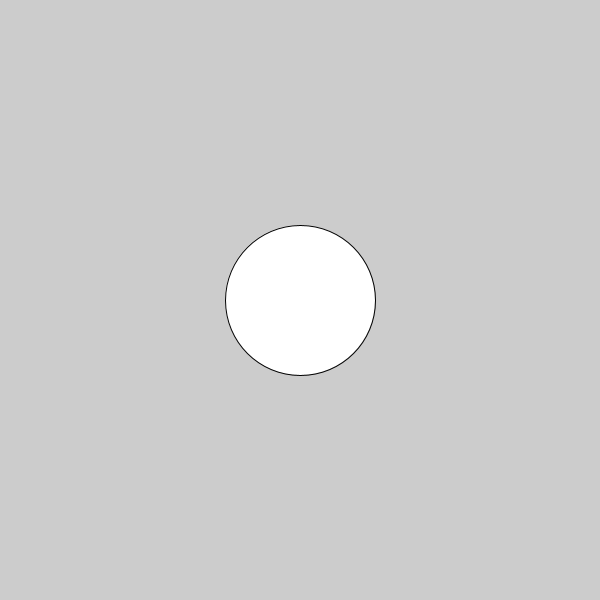
Frame 1 (no input)
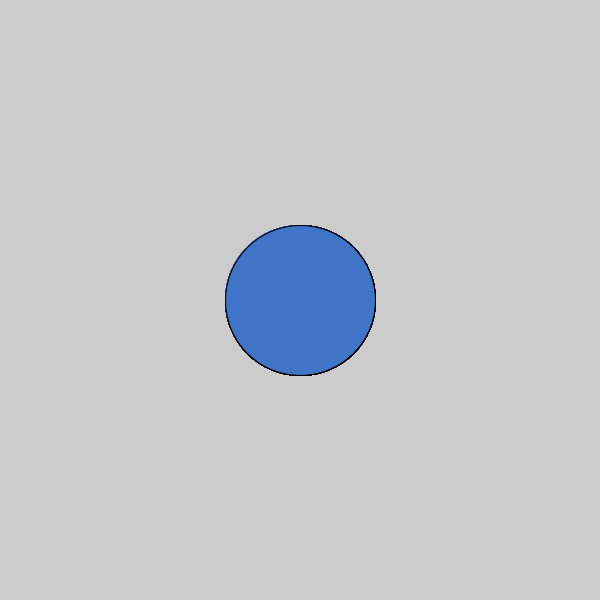
Frame 60 (the mouse pressed at the canvas centre just before this capture)
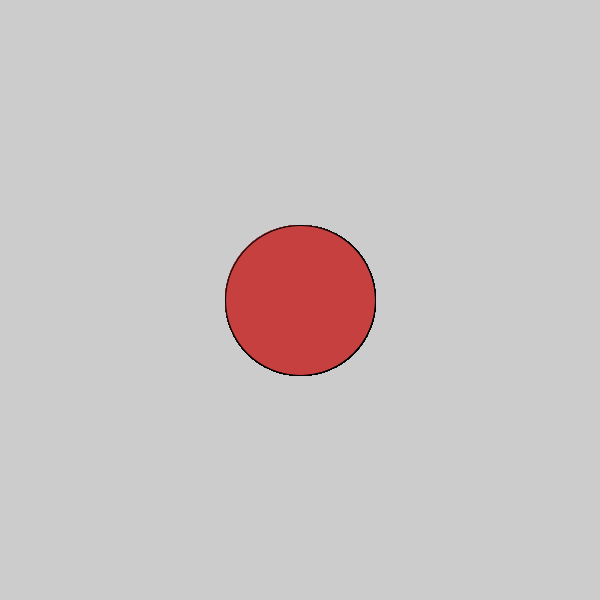
Frame 120 (the mouse held since frame 60 and released just before this capture)

The Processing sketch that drew these frames (run headless with seeded random() and noise(); from frame 60 on, the mouse is pressed at the canvas centre):

// Processing sketch: c_LogicalDot
// ── c_LogicalDot.pde

void setup() {
  
// 1. Set the size of the sketch. Make it 600 pixels square. 
  size(600,600);

}

void draw() {
  ellipse(300,300,150,150);
  
// 2. Draw an ellipse
// Run the program to make sure it works before moving on.


// 3. Change the color of the ellipse when the mouse is pressed.
//    Use the following code, but put your colors where indicated
//    Remember to use the   fill()  command to set colors.

if (mousePressed) {
 fill(#C64040);
   //  put one color here 
  
} else if(mouseButton==CENTER){
background(#1CFA00);
}
else {
  fill(#4074C6);
   // put a different color here
  
}  
  
  
  
}
